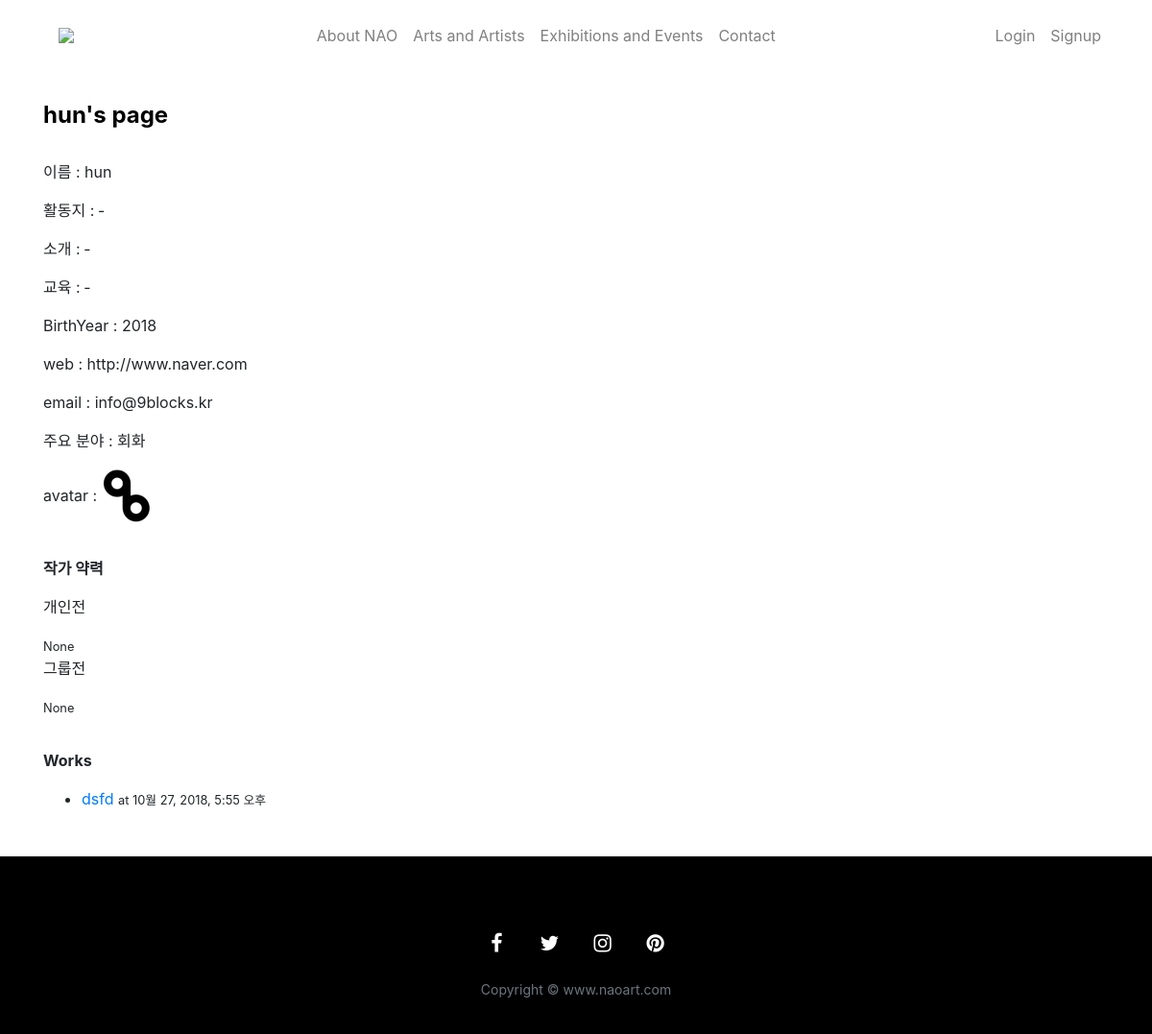
The page /ArtandArtists/artists/8/ on the database its author committed.
### accounts/models.py (models this page shows, shortened)
class Artist(models.Model):
    user = models.OneToOneField(User, on_delete=models.CASCADE, primary_key=True, limit_choices_to={'is_artist': True})
    main_fields = models.ManyToManyField(Category, related_name='fields_artists')

class Profile(models.Model):
    YEAR_CHOICES = []
    for r in range(1980, (datetime.datetime.now().year+1)):
        YEAR_CHOICES.append((r, r))
    user = models.OneToOneField(User, on_delete=models.CASCADE) ### 중요!!!!
    name = models.CharField(max_length=100)
    location = models.CharField(_('활동지'), max_length=100, blank=True, null=True)
    education = models.CharField(_('교육'), max_length=100, blank=True, null=True)
    birthYear = models.IntegerField(_('BirthYear'), choices=YEAR_CHOICES, default=datetime.datetime.now().year, blank=True, null=True)
    bio = models.TextField(_('소개'), blank=True, null=True)
    singleEvent = models.TextField(_('개인전'), blank=True, null=True)
    GroupEvent = models.TextField(_('그룹전'), blank=True, null=True)
    website_url = models.URLField(blank=True)
    avatar = models.ImageField(upload_to='profiles/', blank=True)

class User(AbstractUser):
    is_artist = models.BooleanField(default=False)
    is_client = models.BooleanField(default=False)

class Category(models.Model):
    name = models.SlugField(max_length=100, allow_unicode=True)
    description = models.TextField(blank=True)
    def __str__(self):
        return self.name

### artist/models.py (models this page shows, shortened)
class Work(models.Model):
    artist = models.ForeignKey(Artist, on_delete=models.CASCADE)
    title = models.CharField(max_length=200, validators=[min_length_3_validator])
    image1 = models.ImageField(upload_to=upload_to, blank=True, null=True)
    image2 = models.ImageField(upload_to=upload_to, blank=True, null=True)
    image3 = models.ImageField(upload_to=upload_to, blank=True, null=True)
    image4 = models.ImageField(upload_to=upload_to, blank=True, null=True)
    image5 = models.ImageField(upload_to=upload_to, blank=True, null=True)
    video = EmbedVideoField(blank=True) # same like models.URLField()
    description = models.TextField(blank=True)
    category = models.ManyToManyField(Category)
    likes = models.ManyToManyField(User, related_name='likes', blank=True)
    tags = models.CharField(max_length=100, blank=True)
    created_at = models.DateTimeField(auto_now_add=True)
    updated_at = models.DateTimeField(auto_now=True)
    class Meta:
        ordering = ['-created_at']
    def get_absolute_url(self):
        return reverse('ArtandArtists:work_detail', args=[self.id])

### artist/views.py (the view)
# urls.py: path('artists/<int:artist_id>/', views.artist_detail, name='artist_detail'),
def artist_detail(request, artist_id):
    artist = get_object_or_404(Artist, user_id=artist_id)
    works = Work.objects.filter(artist=artist_id).select_related('artist')
    return render(request, 'artist/artist_detail.html', {'artist': artist, 'works': works, })

### artist/templates/artist/artist_detail.html (shortened to what this page needs)
{% extends "artist/layout.html" %}
{% load static %}
{% block content %}
<div class="container" style="margin-top: 2rem; margin-bottom: 2rem">
  <div class="row">
    <div class="col-8">
<h1 style="color: rgb(0,0,0);font-size: 24px;margin-bottom: 2rem">
    {{ artist.user.profile.name|default:"&dash;"  }}'s page
</h1>
  <p>이름 : {{ artist.user.profile.name|default:"&dash;" }}</p>
  <p>활동지 : {{ artist.user.location|default:"&dash;" }}</p>
  <p>소개 : {{ artist.user.profile.bio|default:"&dash;"}} </p>
  <p>교육 : {{ artist.user.profile.education|default:"&dash;" }}</p>
  <p>BirthYear : {{ artist.user.profile.birthYear|default:"&dash;" }}</p>
  <p>web : {{ artist.user.profile.website_url }}</p>
  <p>email : {{ artist.user.username }}</p>
  <p>주요 분야 :
  {% for field in artist.user.artist.main_fields.all %}
    {{ field }}
  {% endfor %}
  </p>
  <p>avatar :
  {% if artist.user.profile.avatar %}
  <img src="{{ artist.user.profile.avatar.url }}" style="max-width:10%;">
   </p>
  {% else %}
  empty
  {% endif %}
<section style="margin-top: 2rem;">
  <p><strong>작가 약력</strong></p>
  <p>개인전</p>
    <small>{{ artist.user.profile.singleEvent|safe|default:"&dash;" }}</small>
  <p>그룹전</p>
    <p><small>{{ artist.user.profile.GroupEvent|safe|default:"&dash;" }}</small></p>
</section>
  <section style="margin-top: 2rem;">
  <p><strong>Works</strong></p>
    {% if works %}
    <ul>
      {% for work in works %}
        <li><a href="{{ work.get_absolute_url }}">{{ work.title|truncatechars:50 }}</a> <small>at {{ work.created_at }}</small></li>
      {% endfor %}
    </ul>
    {% else %}
    <p>아직 게시된 작품이 없습니다.</p>
    {% endif %}
  </section>
</div>
</div>
</div>
{% endblock %}

### artist/templates/artist/layout.html (shortened to what this page needs)
{% extends "layout.html" %}
{% load static %}

### gallery_dev/templates/layout.html (shortened to what this page needs)
{% load static %}
<!doctype html>
<html lang="en">
<head>
    <link rel="stylesheet" href="{% static 'bootstrap/css/bootstrap.min.css' %}">
    <link rel="stylesheet" href="{% static 'fonts/font-awesome.min.css' %}">
    <link rel="stylesheet" href="{% static 'css/Dark-footer-with-social-media-icons.css' %}">
    <link rel="stylesheet" href="{% static 'css/ebs-contact-form-1.css' %}">
    <link rel="stylesheet" href="{% static 'css/ebs-contact-form.css' %}">
    <link rel="stylesheet" href="https://cdnjs.cloudflare.com/ajax/libs/aos/2.1.1/aos.css">
    <link rel="stylesheet" href="{% static 'css/Map-Clean.css' %}">
    <link rel="stylesheet" href="{% static 'css/simple-footer.css' %}">
    <link rel="stylesheet" href="{% static 'css/styles.css' %}">
    <link rel="stylesheet" href="{% static 'css/Video-Parallax-Background-v2.css' %}">
</head>
  <body>
    <nav class="navbar navbar-light navbar-expand-md sticky-top" style="background-color: #ffffff;">
        <div class="container">
          <a class="navbar-brand" href="{% url 'home' %}">
            <img src="{% static 'img/Asset%201.svg' %}" style="width: 90px;margin: 16px;">
          </a>
            <div class="collapse navbar-collapse" id="navcol-1">
              <ul class="nav navbar-nav ml-auto">
                <li class="nav-item" role="presentation"><a class="nav-link" href="{% url 'ArtandArtists:about_us' %}">About NAO</a></li>
                <li class="nav-item" role="presentation"><a class="nav-link" href="{% url 'ArtandArtists:work_list' %}">Arts and Artists</a></li>
                <li class="nav-item" role="presentation"><a class="nav-link" href="{% url 'event:events' %}">Exhibitions and Events</a></li>
                <li class="nav-item" role="presentation"><a class="nav-link" href="{% url 'event:contact' %}">Contact</a></li>
              </ul>
              <ul class="nav navbar-nav ml-auto">
              {% if request.user.is_authenticated %}
                <li class="nav-item dropdown">
                  <a class="nav-link dropdown-toggle" href="#" id='navbarDropdown' role="button" data-toggle='dropdown' aria-haspopup=true>
                    {% if request.user.profile.avatar %}
                    <img src="{{ request.user.profile.avatar.url }}" alt="" class="navbar-img">
                    {% else %}
                    <img src="/media/profiles/default-avatar.png" alt="" class="navbar-img">
                    {% endif %}
                    <span>Hi {{ request.user.profile.name }}</span>
                    </a>
                  <div class="dropdown-menu" aria-labelledby="navbarDropdown">
                    <a class="dropdown-item" href="{% url 'profile' %}">My Page</a>
                    <a class="dropdown-item" href="{% url 'logout' %}">Logout</a>
                  </div>
                </li>
              {% else %}
                <li class="nav-item">
                  <a class="nav-link" href="{% url 'login' %}?next={{ request.path }}" >Login</a></li>
                <li class="nav-item" role="presentation"><a class="nav-link" href="{% url 'signup' %}?next={{ request.path }}">Signup</a></li>
              {% endif %}
              </ul>
            </div>
        </div>
    </nav>
    {% block content %}
    {% endblock %}
    <footer id="footerpad">
      <div class="container">
          <div class="row">
            <div class="col-md-6 col-lg-8 mx-auto">
              <ul class="list-inline text-center">
                <li class="list-inline-item">
                  <a href="#">
                  <span class="fa-stack fa-lg">
                  <i class="fa fa-circle fa-stack-2x" style="color:#000;"></i>
                  <i class="fa fa-facebook fa-stack-1x fa-inverse"></i>
                  </span>
                  </a>
                </li>
                <li class="list-inline-item" style="color:#eee;">
                  <a href="#">
                    <span class="fa-stack fa-lg">
                      <i class="fa fa-circle fa-stack-2x" style="color:#000;"></i>
                      <i class="fa fa-twitter fa-stack-1x fa-inverse"></i>
                    </span>
                  </a>
                </li>
                <li class="list-inline-item">
                  <a href="#">
                    <span class="fa-stack fa-lg">
                      <i class="fa fa-circle fa-stack-2x" style="color:#000;"></i>
                      <i class="fa fa-instagram fa-stack-1x fa-inverse"></i>
                    </span>
                  </a>
                </li>
                <li class="list-inline-item">
                  <a href="#">
                    <span class="fa-stack fa-lg">
                      <i class="fa fa-circle fa-stack-2x" style="color:#000;"></i>
                      <i class="fa fa-pinterest fa-stack-1x fa-inverse"></i>
                    </span>
                  </a>
                </li>
              </ul>
              <p class="copyright text-muted text-center" style="font-size:14px;  color:#eee;">
                Copyright &copy; www.naoart.com
              </p>
            </div>
          </div>
        </div>
        </footer>
</body>
</html>

### rows shown on the page
Artist: user.profile.name "hun", user.location "‐", user.profile.bio "‐", user.profile.education "‐", user.profile.birthYear "2018", user.profile.website_url "http://www.naver.com", user.username "info@9blocks.kr", user.profile.avatar (picture), user.profile.singleEvent "None", user.profile.GroupEvent "None"
Category: name "회화"
Work: title "dsfd", created_at "10월 27, 2018, 5:55 오후"
